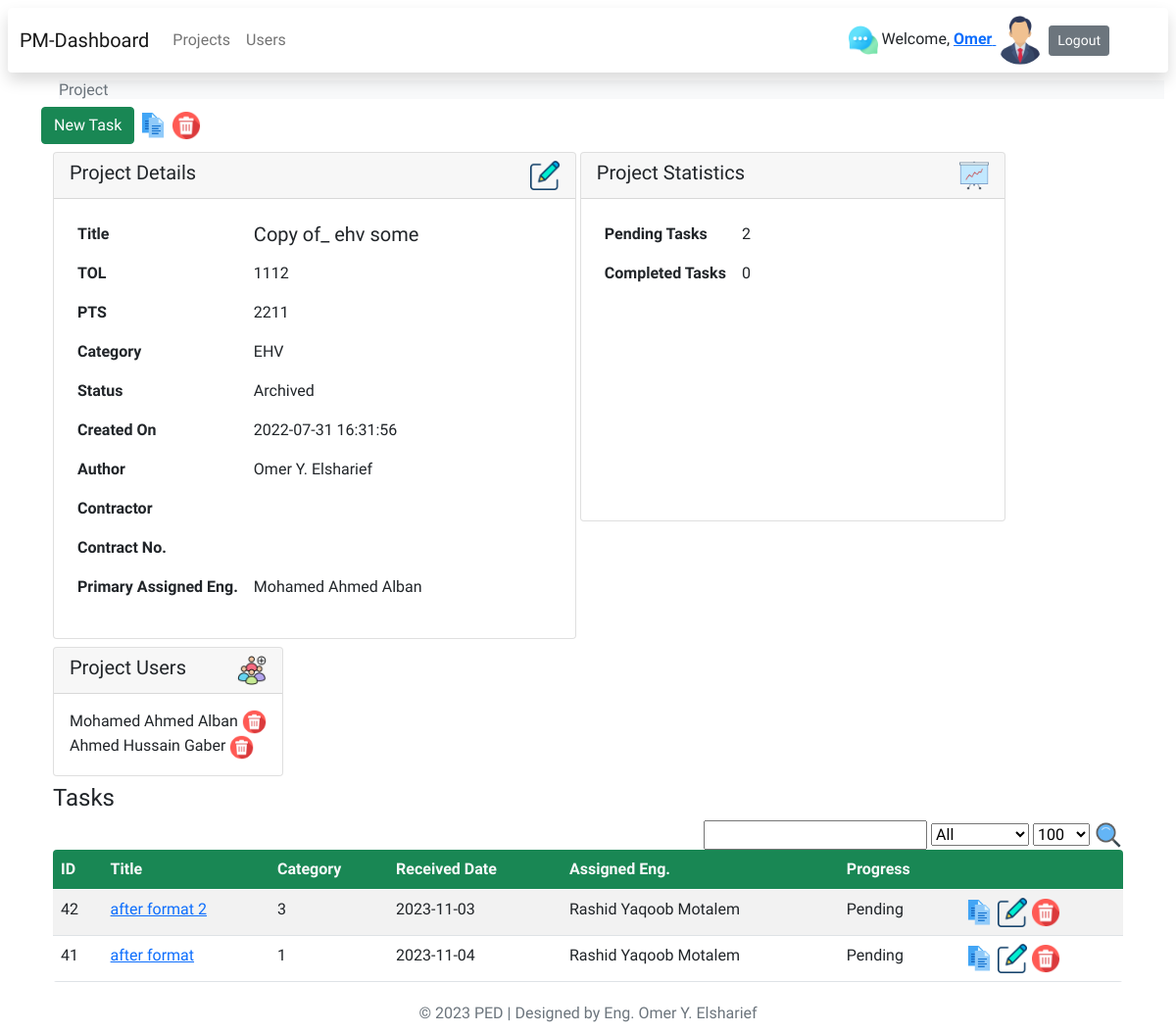
Screenshot of /project?id=109 (signed in) with the database file from the repository.
### tables this page shows
CREATE TABLE IF NOT EXISTS `projects` (
  `id` int NOT NULL AUTO_INCREMENT,
  `title` varchar(255) DEFAULT NULL,
  `cdate` datetime DEFAULT NULL,
  `tol` varchar(255) DEFAULT NULL,
  `pts` varchar(255) DEFAULT NULL,
  `contractor` varchar(255) DEFAULT NULL,
  `contractno` varchar(255) DEFAULT NULL,
  `category` varchar(255) DEFAULT NULL,
  `archived` varchar(255) DEFAULT NULL,
  `archivedate` datetime DEFAULT NULL,
  `author` varchar(255) DEFAULT NULL,
  `primaryassigneng` varchar(255) DEFAULT NULL,
  PRIMARY KEY (`id`),
  UNIQUE KEY `title` (`title`)
);

CREATE TABLE IF NOT EXISTS `users` (
  `id` int UNSIGNED NOT NULL AUTO_INCREMENT,
  `user` varchar(250) DEFAULT NULL,
  `password` varchar(255) NOT NULL,
  `role` varchar(255) DEFAULT NULL,
  `name` varchar(255) NOT NULL,
  `image` varchar(255) DEFAULT NULL,
  `email` varchar(255) NOT NULL,
  `division` varchar(255) DEFAULT NULL,
  `emptype` varchar(255) DEFAULT NULL,
  `approved` varchar(255) DEFAULT '1',
  `nationality` varchar(255) DEFAULT NULL,
  `joiningdate` date DEFAULT NULL,
  `gradyear` date DEFAULT NULL,
  `vacbalance` varchar(255) DEFAULT NULL,
  `online` int NOT NULL DEFAULT '0',
  `cdate` datetime DEFAULT NULL,
  PRIMARY KEY (`id`),
  UNIQUE KEY `user` (`user`)
);

CREATE TABLE IF NOT EXISTS `projects_users` (
  `id` int NOT NULL AUTO_INCREMENT,
  `project_id` varchar(255) NOT NULL,
  `userid` varchar(255) NOT NULL,
  PRIMARY KEY (`id`)
);

CREATE TABLE IF NOT EXISTS `tasks` (
  `id` int NOT NULL AUTO_INCREMENT,
  `title` varchar(255) NOT NULL,
  `category` varchar(255) DEFAULT NULL,
  `subcat` varchar(255) DEFAULT NULL,
  `revno` varchar(255) DEFAULT NULL,
  `letterno` varchar(255) DEFAULT NULL,
  `letterdate` date DEFAULT NULL,
  `recedate` date DEFAULT NULL,
  `replyno` varchar(255) DEFAULT NULL,
  `replydate` date DEFAULT NULL,
  `conshrs` varchar(255) DEFAULT NULL,
  `author` varchar(255) DEFAULT NULL,
  `project` varchar(255) DEFAULT NULL,
  `progress` varchar(255) DEFAULT NULL,
  `dayscount` varchar(255) DEFAULT NULL,
  `weight` varchar(255) DEFAULT NULL,
  `score` varchar(255) DEFAULT NULL,
  `assignuser` varchar(255) DEFAULT NULL,
  `cdate` timestamp NULL DEFAULT CURRENT_TIMESTAMP,
  PRIMARY KEY (`id`)
);

### db.class.php (called while the page is built, shortened)
<?php
class Db
{
    private $host;
    private $username;
    private $password;
    private $database;
    public $connection;
    public function __construct($host, $username, $password, $database)
    {
        $this->host = $host;
        $this->username = $username;
        $this->password = $password;
        $this->database = $database;
    }
    private function connect()
    {
        $this->connection = new mysqli($this->host, $this->username, $this->password, $this->database);
    }
    public function read($table, $condition = '', $params = array(), $limit = null, $offset = null, $orderby = null)
    {
        $sql = "SELECT * FROM $table";
        if (!empty($condition)) {
            $sql .= " WHERE $condition";
        }
        if (!empty($orderby)) {
            $sql .= " ORDER BY $orderby DESC";
        }
        if (!empty($limit)) {
            $sql .= " LIMIT $limit";
        }
        $statement = $this->connection->prepare($sql);
        if (!empty($params)) {
            $statement->bind_param(str_repeat("s", count($params)), ...$params);
        }
        $statement->execute();
        $result = $statement->get_result();
        $rows = array();
        while ($row = $result->fetch_assoc()) {
            $rows[] = $row;
        }
        return $rows;
    }
}

### controllers/projects/project.php (called while the page is built, shortened)
<?php
require 'views/projects/project.view.php';

### index.php (called while the page is built, shortened)
<?php
$router = new router();
$uri = parse_url($_SERVER['REQUEST_URI'])['path'];
$routes = include 'routes.php';
$router->route($uri, $routes);

### auth.php (called while the page is built, shortened)
<?php
function authBtns($user, $author, $role)
{
    $isAuthorOrAdmin = ($user == $author || $role == "admin");
    return $isAuthorOrAdmin ? '' : 'disabled';
}
function isAdmin($role)
{
    return ($role == "admin") ?  true : false;
}
function isAssigned($table, $tid, $uid)
{
    $db = new Db('localhost', 'root', 'root', 'projectsms');
    $users = $db->read($table, 'id=? AND assignuser=?', array($tid, $uid));
    return ($users) ? true : false;
}

### views/projects/project.view.php (the view, shortened to what this page needs)
<?php require("auth.php"); ?>
<?php $base = __DIR__ . '/../'; ?>
<?php require($base . 'partials/head.php'); ?>
<?php require($base . 'partials/nav.php'); ?>
<?php require($base . 'partials/banner.php'); ?>
<?php $db = new Db('localhost', 'root', 'root', 'projectsms'); ?>
<?php $pid = trim($_GET['id']); ?>
<?php require 'functions.php'; ?>
<?php
$project = $db->read('projects', 'id = ?', array($pid));
foreach ($project as $row) {  ?>
    <?php $disable =  authBtns($_SESSION['uid'], $row['author'], $_SESSION['role']); ?>
    <main class="container">
        <div>
            <a href="tasknew?id=<?= $pid ?>" class="btn btn-success btn-md">New Task</a>
            <a title="Copy" onclick="return confirm('Are you sure you want to Copy?')" href="projectcopy?pid=<?= $pid ?>"><img class="icon" src="views/imgs/icons/copy.png"></a>
            <a title="Delete" onclick="return confirm('Are you sure you want to Delete?')" href="projectdelete?id=<?= $pid ?>" class="<?= $disable ?>"><img class="icon" src="views/imgs/icons/delete.png"></a>
        </div>
        <div class="container mt-2">
            <div class="d-inline-block">
                <div class="card mb-2 w-auto">
                    <div class="card-header h5 d-flex flex-row justify-content-between">
                        <div> Project Details </div>
                        <div class=""><a title="Edit" href="projectupdate?id=<?= $pid ?>" class="<?= $disable ?>">
                                <img class="icon" src="views/imgs/icons/edit.png"></a></div>
                    </div>
                    <div class="card-body">
                        <table class="table table-hover table-borderless rounded rounded-5 w-auto">
                            <tr>
                                <th class="text-dark rounded">Title</th>
                                <td class="h5 text-wrap" style="width: 20rem;"><?= $row['title']; ?></td>
                            </tr>
                            <tr>
                                <th class="text-dark rounded">TOL</th>
                                <td><?= $row['tol']; ?></td>
                            </tr>
                            <tr>
                                <th class="text-dark rounded">PTS</th>
                                <td><?= $row['pts']; ?></td>
                            </tr>
                            <tr>
                                <th class="text-dark rounded">Category</th>
                                <td><?= $row['category']; ?></td>
                            </tr>
                            <tr>
                                <th class="text-dark rounded">Status</th>
                                <td><?= ($row['archived'] == "0") ? "On-going" : "Archived"; ?></td>
                            </tr>
                            <tr>
                                <th class="text-dark rounded">Created On</th>
                                <td><?= $row['cdate']; ?></td>
                            </tr>
                            <tr>
                                <th class="text-dark rounded">Author</th>
                                <td><?= user($row['author']); ?></td>
                            </tr>
                            <tr>
                                <th class="text-dark rounded">Contractor</th>
                                <td><?= $row['contractor']; ?></td>
                            </tr>
                            <tr>
                                <th class="text-dark rounded">Contract No.</th>
                                <td><?= $row['contractno']; ?></td>
                            </tr>
                            <tr>
                                <th class="text-dark rounded">Primary Assigned Eng.</th>
                                <td><?php user($row['primaryassigneng']); ?></td>
                            </tr>
                        </table>
                    <?php } ?>
                    </div>
                </div>
            </div>
            <div class="d-inline-block">
                <div class="card mb-2 w-auto ml-2">
                    <div class="card-header h5 d-flex flex-row justify-content-between">
                        <div>Project Statistics</div>
                        <img class="icon" src="views/imgs/icons/statistics.png">
                    </div>
                    <div class="card-body">
                        <?php $pendingt = $db->read('tasks', 'project = ? AND progress=?', array($pid, '0')); ?>
                        <?php $completedt = $db->read('tasks', 'project = ? AND progress=?', array($pid, '100')); ?>
                        <table class="table table-hover table-borderless rounded rounded-5 w-auto">
                            <tr>
                                <th>Pending Tasks</th>
                                <td><?= count($pendingt); ?></td>
                            </tr>
                            <tr>
                                <th>Completed Tasks</th>
                                <td><?= count($completedt); ?></td>
                            </tr>
                        </table>
                        <div id="projectstats" class="scale" style="width: 400px; height: 200px;"></div>
                    </div>
                </div>
            </div>
            <div class="d-inline-block">
                <div class="card mb-2 w-auto ml-2">
                    <div class="card-header h5 d-flex flex-row justify-content-between">
                        <div>Project Users</div>
                        <img class="icon" src="views/imgs/icons/employees.png">
                    </div>
                    <div class="card-body">
                        <?php
                        $pusers = $db->read('projects_users', 'project_id = ?', array($pid));
                        foreach ($pusers as $userid) {
                            user($userid['userid']); ?>
                            <a title="Delete" onclick="return confirm(' Are you sure you want to delete <?= user($userid['userid']) ?> from this project?')" href="projectuserDel?uid=<?= $userid['userid'] ?>&pid=<?= $pid ?>" class="<?= $disable ?>"><img class="icon25" src="views/imgs/icons/delete.png"></a>
                            <br>
                        <?php }
                        ?>
                    </div>
                </div>
            </div>
            <div class="h4">Tasks</div>
            <?php
            $search = ($_POST['search']) ?? "";
            $limit = ($_POST['limit']) ?? 100;
            $progress = $_POST['progress'] ?? "all";
            ?>
            <div class="text-end">
                <form action="project?id=<?= $pid ?>" method="POST">
                    <input type="text" id="search" name="search" title="Enter any part of the title" value="<?= $search ?>">
                    <select name="progress">
                        <option value="all" <?= ($progress == 'all') ? "SELECTED" : "" ?>>All</option>
                    </select>
                    <select name="limit">
                        <option value="100" <?= ($limit == '100') ? "SELECTED" : "" ?>>100</option>
                    </select>
                    <button type="submit" name="searchbtn" class="removebtnstyle"><img src="/views/imgs/icons/search.png" class="icon"></button>
                </form>
            </div>
            <table class="table table-striped rounded rounded-5 overflow-hidden">
                <thead class="bg-success text-light">
                    <tr>
                        <th>ID</th>
                        <th>Title</th>
                        <th>Category</th>
                        <th>Received Date</th>
                        <th>Assigned Eng.</th>
                        <th>Progress</th>
                        <th></th>
                    </tr>
                </thead>
                <?php
                $where = "";
                $params = array();
                if ($pid) {
                    $where .= "project = ?";
                    $params[] = $pid;
                }
                $tasks = $db->read('tasks', $where, $params, $limit, null, 'id');
                foreach ($tasks as $row) {
                ?>
                    <?php
                    $uid = $_SESSION['uid'];
                    $role = $_SESSION['role'];
                    $tid = $row['id'];
                    $disabled = (!isAssigned('tasks', $tid, $uid) && !isAdmin($role) && !isAuthor('tasks', $tid, $uid)) ? "disabled" : "";
                    ?>
                    <?php if ($row['progress'] == "100") {
                        $class = "linethru";
                    } else {
                        $class = "";
                    } ?>
                    <tr class="<?= $class ?>">
                        <td><?= $row['id']; ?></td>
                        <td><a href="task?id=<?php echo $row['id'] ?>"><?= $row['title']; ?></a></td>
                        <td><?= $row['category']; ?></td>
                        <td><?= $row['recedate']; ?></td>
                        <td><?= user($row['assignuser']); ?></td>
                        <td><?= ($row['progress'] == 100) ? 'Completed' : 'Pending'; ?></td>
                        <td>
                            <a title="Copy" onclick="return confirm('Are you sure you want to Copy <?= $row['title']; ?> ?')" href="taskcopy?tid=<?= $row['id'] ?>">
                                <img class="icon" src="views/imgs/icons/copy.png"></a>
                            <a title="Edit" href="taskupdate?tid=<?= $row['id'] ?>&pid=<?= $pid ?>" class="<?= $disabled ?>">
                                <img class="icon" src="views/imgs/icons/edit.png"></a>
                            <a title="Delete" onclick="return confirm('Are you sure you want to Delete <?= $row['title']; ?> ?')" href="taskdelete?tid=<?= $row['id'] ?>&pid=<?= $pid ?>" class="<?= $disabled ?>">
                                <img class="icon" src="views/imgs/icons/delete.png"></a>
                        </td>
                    </tr>
                <?php } ?>
            </table>
        </div>
    </main>
    <?php require($base . 'partials/footer.php'); ?>

### functions.php (shortened to what this page needs)
<?php
function user($id)
{
    $db = new Db('localhost', 'root', 'root', 'projectsms');
    $users = $db->read('users', 'id=?', array($id));
    echo $user = $users['0']['name'] ?? NULL;
}

### views/css/style.css (style rules this page uses)
body { display:block !important; font-family: 'Kanit', sans-serif; }
.icon { width: 30px; height: 30px; }
.icon25 { width: 25px; height: 25px; }
.scale { transition: 1s; }
.removebtnstyle { background: none; border: none; padding: 0; margin: 0; cursor: pointer; }

### rows the page displays
projects: title "Copy of_ ehv some", tol "1112", pts "2211", category "EHV", archived "Archived", cdate "2022-07-31 16:31:56", users.name "Omer Y. Elsharief Mohamed Ahmed Alban"
projects_users: userid.name "Mohamed Ahmed Alban"
projects_users: userid.name "Ahmed Hussain Gaber"
tasks: id "42", title "after format 2", category "3", recedate "2023-11-03", users.name "Rashid Yaqoob Motalem", progress "Pending"
tasks: id "41", title "after format", category "1", recedate "2023-11-04", users.name "Rashid Yaqoob Motalem", progress "Pending"

### other values shown
$firstname "Omer"
$heading "Project"
count($pendingt) "2"
count($completedt) "0"
